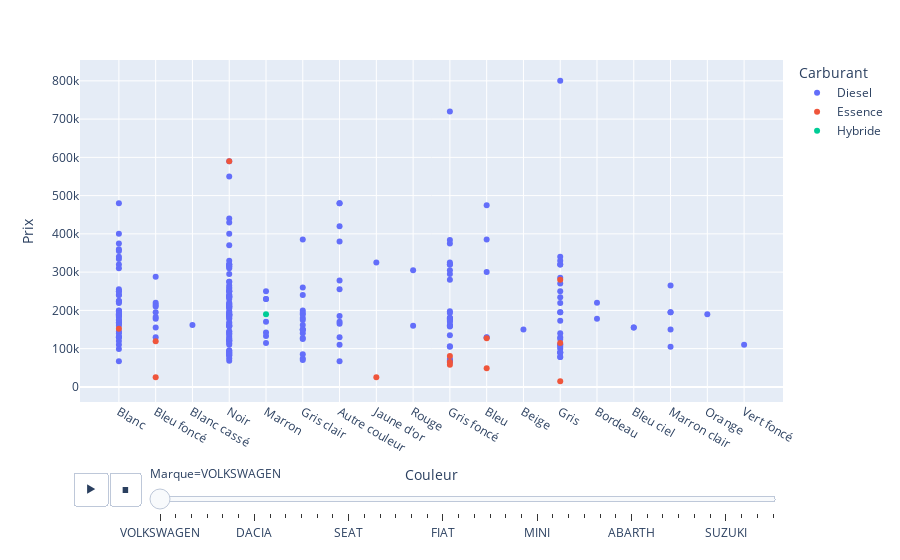

Notebook code cell kept with this figure:
### Markdown cell above
### Graphe a dispersion Animée : ( X : Couleur , Y : Prix, Animation_frame : Marque, color : Carburant )

### Code cell
px.scatter(df,x="Couleur",y="Prix",animation_frame="Marque",color="Carburant")

### Figure 1 — Plotly figure (JSON) as saved in the notebook; plotly's stock layout.template omitted (floating-point values rounded to 4 significant figures; data arrays with more than 128 entries replaced by an {"elided": "..."} marker saying what was removed)
{"data": [{"hovertemplate": "Carburant=Diesel<br>Marque=VOLKSWAGEN<br>Couleur=%{x}<br>Prix=%{y}<extra></extra>", "legendgroup": "Diesel", "marker": {"color": "#636efa", "symbol": "circle"}, "mode": "markers", "name": "Diesel", "orientation": "v", "showlegend": true, "type": "scatter", "x": {"elided": "238 str values"}, "xaxis": "x", "y": {"elided": "238 int values"}, "yaxis": "y"}, {"hovertemplate": "Carburant=Essence<br>Marque=VOLKSWAGEN<br>Couleur=%{x}<br>Prix=%{y}<extra></extra>", "legendgroup": "Essence", "marker": {"color": "#EF553B", "symbol": "circle"}, "mode": "markers", "name": "Essence", "orientation": "v", "showlegend": true, "type": "scatter", "x": ["Bleu", "Blanc", "Gris", "Gris foncé", "Noir", "Bleu foncé", "Gris foncé", "Jaune d'or", "Gris", "Bleu", "Bleu foncé", "Gris", "Gris foncé"], "xaxis": "x", "y": [127000, 152000, 280000, 81000, 590000, 25000, 65000, 25000, 15000, 49000, 119000, 115000, 58000], "yaxis": "y"}, {"hovertemplate": "Carburant=Hybride<br>Marque=VOLKSWAGEN<br>Couleur=%{x}<br>Prix=%{y}<extra></extra>", "legendgroup": "Hybride", "marker": {"color": "#00cc96", "symbol": "circle"}, "mode": "markers", "name": "Hybride", "orientation": "v", "showlegend": true, "type": "scatter", "x": ["Marron"], "xaxis": "x", "y": [190000], "yaxis": "y"}], "layout": {"legend": {"title": {"text": "Carburant"}, "tracegroupgap": 0}, "margin": {"t": 60}, "sliders": [{"active": 0, "currentvalue": {"prefix": "Marque="}, "len": 0.9, "pad": {"b": 10, "t": 60}, "steps": [{"args": [["VOLKSWAGEN"], {"frame": {"duration": 0, "redraw": false}, "fromcurrent": true, "mode": "immediate", "transition": {"duration": 0, "easing": "linear"}}], "label": "VOLKSWAGEN", "method": "animate"}, {"args": [["MERCEDES"], {"frame": {"duration": 0, "redraw": false}, "fromcurrent": true, "mode": "immediate", "transition": {"duration": 0, "easing": "linear"}}], "label": "MERCEDES", "method": "animate"}, {"args": [["JEEP"], {"frame": {"duration": 0, "redraw": false}, "fromcurrent": true, "mode": "immediate", "transition": {"duration": 0, "easing": "linear"}}], "label": "JEEP", "method": "animate"}, {"args": [["HONDA"], {"frame": {"duration": 0, "redraw": false}, "fromcurrent": true, "mode": "immediate", "transition": {"duration": 0, "easing": "linear"}}], "label": "HONDA", "method": "animate"}, {"args": [["HYUNDAI"], {"frame": {"duration": 0, "redraw": false}, "fromcurrent": true, "mode": "immediate", "transition": {"duration": 0, "easing": "linear"}}], "label": "HYUNDAI", "method": "animate"}, {"args": [["NISSAN"], {"frame": {"duration": 0, "redraw": false}, "fromcurrent": true, "mode": "immediate", "transition": {"duration": 0, "easing": "linear"}}], "label": "NISSAN", "method": "animate"}, {"args": [["DACIA"], {"frame": {"duration": 0, "redraw": false}, "fromcurrent": true, "mode": "immediate", "transition": {"duration": 0, "easing": "linear"}}], "label": "DACIA", "method": "animate"}, {"args": [["OPEL"], {"frame": {"duration": 0, "redraw": false}, "fromcurrent": true, "mode": "immediate", "transition": {"duration": 0, "easing": "linear"}}], "label": "OPEL", "method": "animate"}, {"args": [["FORD"], {"frame": {"duration": 0, "redraw": false}, "fromcurrent": true, "mode": "immediate", "transition": {"duration": 0, "easing": "linear"}}], "label": "FORD", "method": "animate"}, {"args": [["RENAULT"], {"frame": {"duration": 0, "redraw": false}, "fromcurrent": true, "mode": "immediate", "transition": {"duration": 0, "easing": "linear"}}], "label": "RENAULT", "method": "animate"}, {"args": [["PEUGEOT"], {"frame": {"duration": 0, "redraw": false}, "fromcurrent": true, "mode": "immediate", "transition": {"duration": 0, "easing": "linear"}}], "label": "PEUGEOT", "method": "animate"}, {"args": [["SKODA"], {"frame": {"duration": 0, "redraw": false}, "fromcurrent": true, "mode": "immediate", "transition": {"duration": 0, "easing": "linear"}}], "label": "SKODA", "method": "animate"}, {"args": [["SEAT"], {"frame": {"duration": 0, "redraw": false}, "fromcurrent": true, "mode": "immediate", "transition": {"duration": 0, "easing": "linear"}}], "label": "SEAT", "method": "animate"}, {"args": [["TOYOTA"], {"frame": {"duration": 0, "redraw": false}, "fromcurrent": true, "mode": "immediate", "transition": {"duration": 0, "easing": "linear"}}], "label": "TOYOTA", "method": "animate"}, {"args": [["VOLVO"], {"frame": {"duration": 0, "redraw": false}, "fromcurrent": true, "mode": "immediate", "transition": {"duration": 0, "easing": "linear"}}], "label": "VOLVO", "method": "animate"}, {"args": [["LAND ROVER"], {"frame": {"duration": 0, "redraw": false}, "fromcurrent": true, "mode": "immediate", "transition": {"duration": 0, "easing": "linear"}}], "label": "LAND ROVER", "method": "animate"}, {"args": [["JAGUAR"], {"frame": {"duration": 0, "redraw": false}, "fromcurrent": true, "mode": "immediate", "transition": {"duration": 0, "easing": "linear"}}], "label": "JAGUAR", "method": "animate"}, {"args": [["BMW"], {"frame": {"duration": 0, "redraw": false}, "fromcurrent": true, "mode": "immediate", "transition": {"duration": 0, "easing": "linear"}}], "label": "BMW", "method": "animate"}, {"args": [["FIAT"], {"frame": {"duration": 0, "redraw": false}, "fromcurrent": true, "mode": "immediate", "transition": {"duration": 0, "easing": "linear"}}], "label": "FIAT", "method": "animate"}, {"args": [["CHEVROLET"], {"frame": {"duration": 0, "redraw": false}, "fromcurrent": true, "mode": "immediate", "transition": {"duration": 0, "easing": "linear"}}], "label": "CHEVROLET", "method": "animate"}, {"args": [["CITROEN"], {"frame": {"duration": 0, "redraw": false}, "fromcurrent": true, "mode": "immediate", "transition": {"duration": 0, "easing": "linear"}}], "label": "CITROEN", "method": "animate"}, {"args": [["KIA"], {"frame": {"duration": 0, "redraw": false}, "fromcurrent": true, "mode": "immediate", "transition": {"duration": 0, "easing": "linear"}}], "label": "KIA", "method": "animate"}, {"args": [["ALFA ROMEO"], {"frame": {"duration": 0, "redraw": false}, "fromcurrent": true, "mode": "immediate", "transition": {"duration": 0, "easing": "linear"}}], "label": "ALFA ROMEO", "method": "animate"}, {"args": [["DS"], {"frame": {"duration": 0, "redraw": false}, "fromcurrent": true, "mode": "immediate", "transition": {"duration": 0, "easing": "linear"}}], "label": "DS", "method": "animate"}, {"args": [["MINI"], {"frame": {"duration": 0, "redraw": false}, "fromcurrent": true, "mode": "immediate", "transition": {"duration": 0, "easing": "linear"}}], "label": "MINI", "method": "animate"}, {"args": [["AUDI"], {"frame": {"duration": 0, "redraw": false}, "fromcurrent": true, "mode": "immediate", "transition": {"duration": 0, "easing": "linear"}}], "label": "AUDI", "method": "animate"}, {"args": [["MASERATI"], {"frame": {"duration": 0, "redraw": false}, "fromcurrent": true, "mode": "immediate", "transition": {"duration": 0, "easing": "linear"}}], "label": "MASERATI", "method": "animate"}, {"args": [["MAHINDRA"], {"frame": {"duration": 0, "redraw": false}, "fromcurrent": true, "mode": "immediate", "transition": {"duration": 0, "easing": "linear"}}], "label": "MAHINDRA", "method": "animate"}, {"args": [["PORSCHE"], {"frame": {"duration": 0, "redraw": false}, "fromcurrent": true, "mode": "immediate", "transition": {"duration": 0, "easing": "linear"}}], "label": "PORSCHE", "method": "animate"}, {"args": [["MAZDA"], {"frame": {"duration": 0, "redraw": false}, "fromcurrent": true, "mode": "immediate", "transition": {"duration": 0, "easing": "linear"}}], "label": "MAZDA", "method": "animate"}, {"args": [["ABARTH"], {"frame": {"duration": 0, "redraw": false}, "fromcurrent": true, "mode": "immediate", "transition": {"duration": 0, "easing": "linear"}}], "label": "ABARTH", "method": "animate"}, {"args": [["LANCIA"], {"frame": {"duration": 0, "redraw": false}, "fromcurrent": true, "mode": "immediate", "transition": {"duration": 0, "easing": "linear"}}], "label": "LANCIA", "method": "animate"}, {"args": [["CHERY"], {"frame": {"duration": 0, "redraw": false}, "fromcurrent": true, "mode": "immediate", "transition": {"duration": 0, "easing": "linear"}}], "label": "CHERY", "method": "animate"}, {"args": [["MITSUBISHI"], {"frame": {"duration": 0, "redraw": false}, "fromcurrent": true, "mode": "immediate", "transition": {"duration": 0, "easing": "linear"}}], "label": "MITSUBISHI", "method": "animate"}, {"args": [["CUPRA"], {"frame": {"duration": 0, "redraw": false}, "fromcurrent": true, "mode": "immediate", "transition": {"duration": 0, "easing": "linear"}}], "label": "CUPRA", "method": "animate"}, {"args": [["GEELY"], {"frame": {"duration": 0, "redraw": false}, "fromcurrent": true, "mode": "immediate", "transition": {"duration": 0, "easing": "linear"}}], "label": "GEELY", "method": "animate"}, {"args": [["SUZUKI"], {"frame": {"duration": 0, "redraw": false}, "fromcurrent": true, "mode": "immediate", "transition": {"duration": 0, "easing": "linear"}}], "label": "SUZUKI", "method": "animate"}, {"args": [["DFSK"], {"frame": {"duration": 0, "redraw": false}, "fromcurrent": true, "mode": "immediate", "transition": {"duration": 0, "easing": "linear"}}], "label": "DFSK", "method": "animate"}, {"args": [["LEXUS"], {"frame": {"duration": 0, "redraw": false}, "fromcurrent": true, "mode": "immediate", "transition": {"duration": 0, "easing": "linear"}}], "label": "LEXUS", "method": "animate"}, {"args": [["SSANGYONG"], {"frame": {"duration": 0, "redraw": false}, "fromcurrent": true, "mode": "immediate", "transition": {"duration": 0, "easing": "linear"}}], "label": "SSANGYONG", "method": "animate"}], "x": 0.1, "xanchor": "left", "y": 0, "yanchor": "top"}], "updatemenus": [{"buttons": [{"args": [null, {"frame": {"duration": 500, "redraw": false}, "fromcurrent": true, "mode": "immediate", "transition": {"duration": 500, "easing": "linear"}}], "label": "&#9654;", "method": "animate"}, {"args": [[null], {"frame": {"duration": 0, "redraw": false}, "fromcurrent": true, "mode": "immediate", "transition": {"duration": 0, "easing": "linear"}}], "label": "&#9724;", "method": "animate"}], "direction": "left", "pad": {"r": 10, "t": 70}, "showactive": false, "type": "buttons", "x": 0.1, "xanchor": "right", "y": 0, "yanchor": "top"}], "xaxis": {"anchor": "y", "domain": [0, 1], "title": {"text": "Couleur"}}, "yaxis": {"anchor": "x", "domain": [0, 1], "title": {"text": "Prix"}}}}
